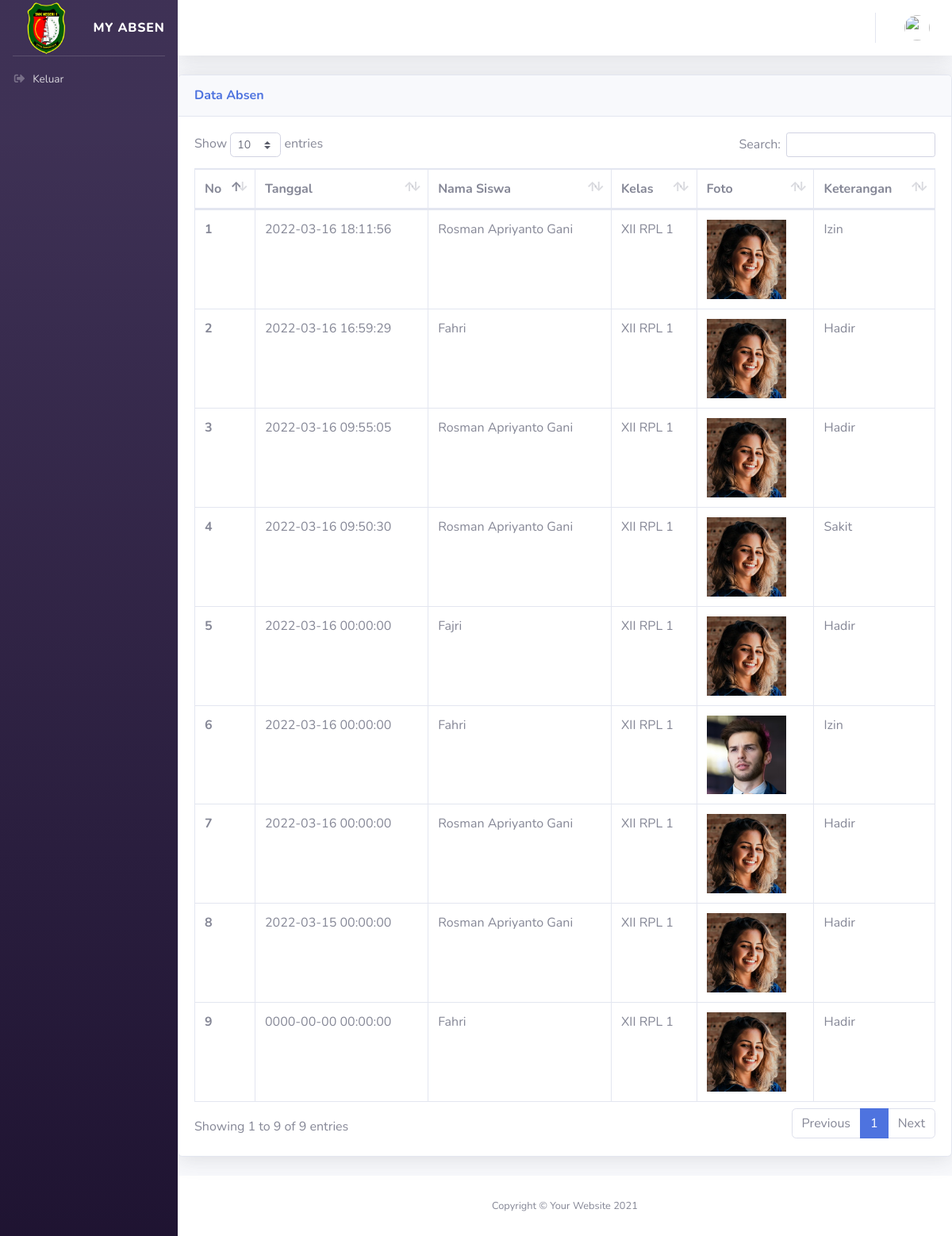
Page /index.php/siswa/dataAbsen12Rpl1 on the committed database.
### tables this page shows
CREATE TABLE `data_absen12rpl1` (
  `id_absenrpl` int NOT NULL,
  `tanggal` datetime NOT NULL,
  `id_siswarpl` int NOT NULL,
  `gambar` varchar(100) NOT NULL,
  `keterangan` varchar(5) NOT NULL
);

CREATE TABLE `tb_siswa_rpl` (
  `id` int NOT NULL,
  `nama` varchar(50) NOT NULL,
  `kelas` int NOT NULL
);

### application/controllers/Siswa.php (called while the page is built, shortened)
<?php
class Siswa extends CI_Controller
{
    function __construct()
    {
        $this->load->model('Model_absen');
        $this->load->model('Model_siswa');
    }
    public function dataAbsen12Rpl1()
    {
        $data['title'] = 'Absen';
        $data['user'] = $this->db->get_where('user', ['email' => $this->session->userdata('email')])->row_array();
        $data['absen'] = $this->Model_absen->getAbsen12Rpl1();
        $this->load->view('templates/header', $data);
        $this->load->view('templates/sidebar', $data);
        $this->load->view('templates/topbar', $data);
        $this->load->view('siswa/dataAbsen12Rpl1', $data);
        $this->load->view('templates/footer');
    }
}

### index.php (called while the page is built, shortened)
<?php
require_once BASEPATH.'core/CodeIgniter.php';

### application/models/Model_absen.php (called while the page is built, shortened)
<?php
class Model_absen extends CI_model
{
    public function getAbsen12Rpl1()
    {
        $this->db->select('*');
        $this->db->from('data_absen12rpl1');
        $this->db->join('tb_siswa_rpl', 'tb_siswa_rpl.id = data_absen12rpl1.id_siswarpl', 'left');
        $this->db->like('kelas', '1');
        $this->db->order_by('tanggal', 'desc');
        return $this->db->get()->result();
    }
}

### application/views/siswa/dataAbsen12Rpl1.php (the view, shortened to what this page needs)
<div class="row">
    <div class="col-lg">
        <div class="card shadow mb-4">
            <div class="card-header py-3">
                <h6 class="m-0 font-weight-bold text-primary">Data Absen
            </div>
            <div class="card-body">
                <div class="table-responsive">
                    <table class="table table-bordered" id="dataTable" width="100%" cellspacing="0">
                        <thead>
                            <tr>
                                <th scope="col">No</th>
                                <th scope="col">Tanggal</th>
                                <th scope="col">Nama Siswa</th>
                                <th scope="col">Kelas</th>
                                <th scope="col">Foto</th>
                                <th scope="col">Keterangan</th>
                            </tr>
                        </thead>
                        <tbody>
                            <?php $i = 1; ?>
                            <?php foreach ($absen as $a) : ?>
                                <tr>
                                    <th scope="row"><?= $i; ?></th>
                                    <td><?= $a->tanggal ?></td>
                                    <td><?= $a->nama ?></td>
                                    <td><?php if($a->kelas=='1') { ?>
                                    XII RPL 1
                                <?php }else if($a->kelas=='2') { ?>
                                    XII RPL 2
                                <?php }else if($a->kelas=='3') { ?>
                                    XI RPL 1
                                <?php }else if($a->kelas=='4') { ?>
                                    XI RPL 2
                                <?php }else if($a->kelas=='5') { ?>
                                    XI RPL 3
                                <?php }else if($a->kelas=='6') { ?>
                                    X RPL 1
                                <?php }else if($a->kelas=='7') { ?>
                                    X RPL 2
                                <?php }else{ if($a->kelas=='8') ?>
                                    X RPL 3
                                <?php }; ?></td>
                                    <td><img src="<?php echo base_url() . './gambar/Rpl/' . $a->gambar ?>" width="100"></td>
                                    <td><?= $a->keterangan ?></td>
                                </tr>
                                <?php $i++; ?>
                            <?php endforeach; ?>
                        </tbody>
                    </table>
                </div>
            </div>
        </div>
    </div>
</div>
</div>

### rows in the picture
data_absen12rpl1: tanggal "2022-03-16 18:11:56", tb_siswa_rpl.nama "Rosman Apriyanto Gani", gambar (picture), keterangan "Izin"
data_absen12rpl1: tanggal "2022-03-16 16:59:29", tb_siswa_rpl.nama "Fahri", gambar (picture), keterangan "Hadir"
data_absen12rpl1: tanggal "2022-03-16 09:55:05", tb_siswa_rpl.nama "Rosman Apriyanto Gani", gambar (picture), keterangan "Hadir"
data_absen12rpl1: tanggal "2022-03-16 09:50:30", tb_siswa_rpl.nama "Rosman Apriyanto Gani", gambar (picture), keterangan "Sakit"
data_absen12rpl1: tanggal "2022-03-16 00:00:00", tb_siswa_rpl.nama "Fajri", gambar (picture), keterangan "Hadir"
data_absen12rpl1: tanggal "2022-03-16 00:00:00", tb_siswa_rpl.nama "Fahri", gambar (picture), keterangan "Izin"
data_absen12rpl1: tanggal "2022-03-16 00:00:00", tb_siswa_rpl.nama "Rosman Apriyanto Gani", gambar (picture), keterangan "Hadir"
data_absen12rpl1: tanggal "2022-03-15 00:00:00", tb_siswa_rpl.nama "Rosman Apriyanto Gani", gambar (picture), keterangan "Hadir"
data_absen12rpl1: tanggal "0000-00-00 00:00:00", tb_siswa_rpl.nama "Fahri", gambar (picture), keterangan "Hadir"
